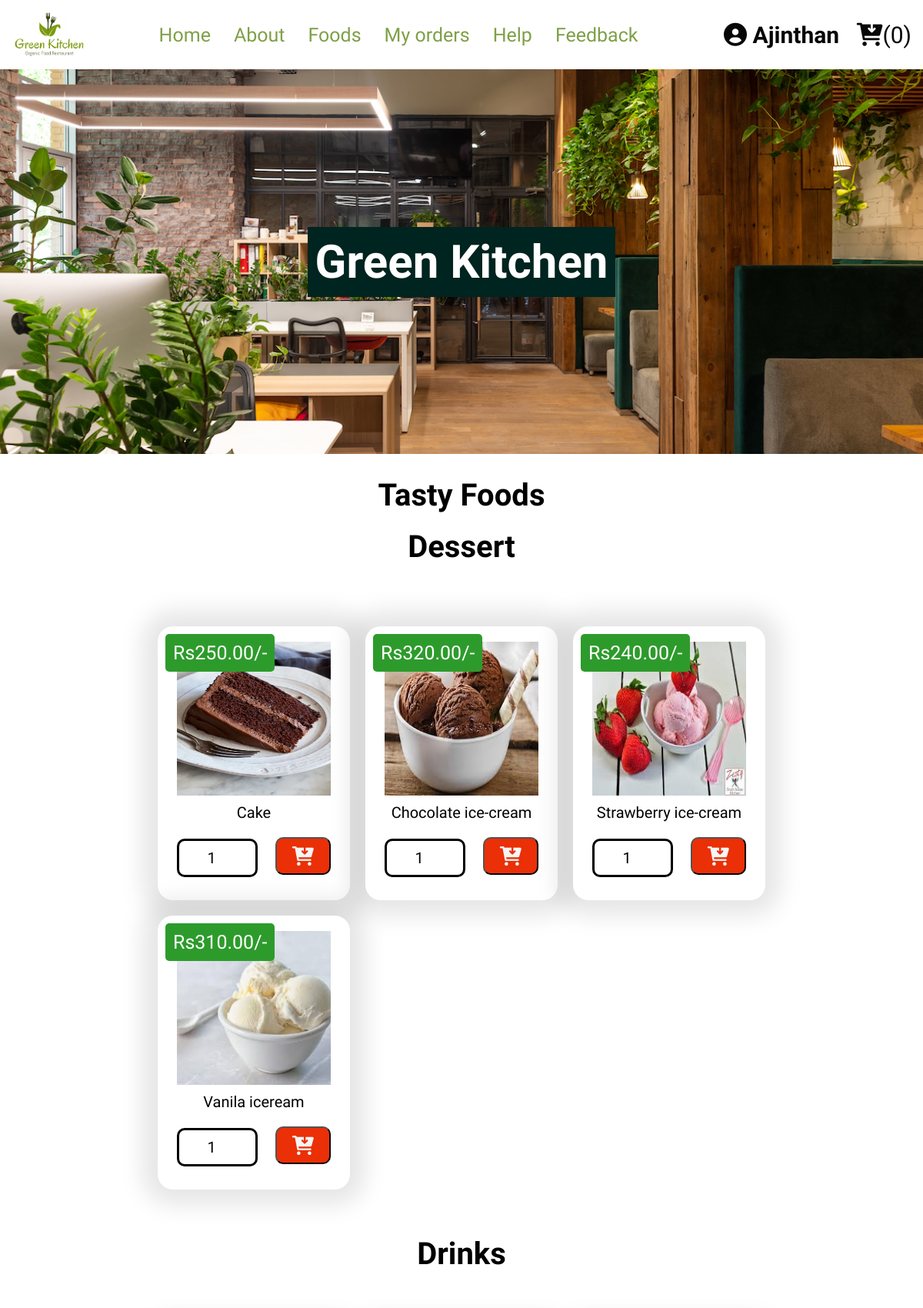
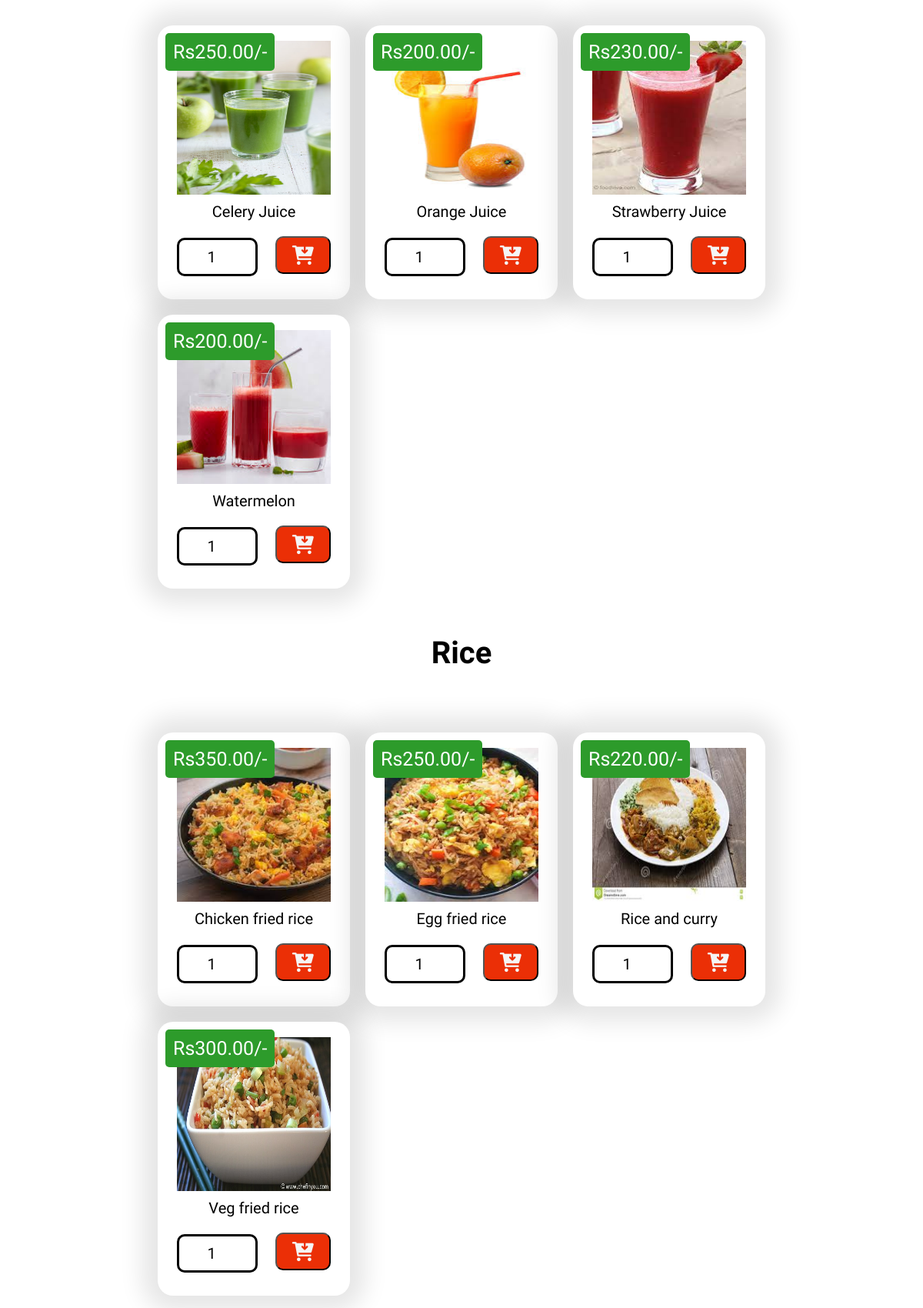
The app's page /orders.php (signed in, upper part) with its own data (2 pictures, top to bottom).
### tables this page shows
CREATE TABLE IF NOT EXISTS `food_tbl` (
  `food_name` varchar(100) NOT NULL,
  `category` varchar(50) NOT NULL,
  `price` decimal(6,2) NOT NULL,
  `image` varchar(100) NOT NULL,
  `special_day` varchar(50) NOT NULL,
  `availability` varchar(15) NOT NULL,
  `rating` float NOT NULL DEFAULT '0',
  `response` int NOT NULL DEFAULT '0',
  PRIMARY KEY (`food_name`)
);

### orders.php (the view, shortened to what this page needs)
<?php
include 'connection.php';
?>
<!DOCTYPE html>
<html lang="en">
<head>
   <link rel="stylesheet" href="https://cdnjs.cloudflare.com/ajax/libs/font-awesome/6.0.0/css/all.min.css">
   <link rel="stylesheet" href="css/style15.css">
</head>
<body>
<?php include 'header.php'; ?>
<div class="heading">
   <h3>Green kitchen</h3>
</div>
<section class="products">
   <h1 class="caption">Tasty foods</h1>
         <?php
            $select_category = mysqli_query($conn, "SELECT DISTINCT(category) FROM `food_tbl`") or die('query failed');
            if(mysqli_num_rows($select_category) > 0){
               while($fetch_category = mysqli_fetch_assoc($select_category)){
                  $category=$fetch_category['category'];
                  ?><h3 class="caption"><?php echo $category; ?></h3>
                  <div  class="box-container"><?php
                  $select_foods = mysqli_query($conn, "SELECT * FROM `food_tbl` WHERE category='$category' ") or die('query failed');
                  if(mysqli_num_rows($select_foods) > 0){
                     while($fetch_foods = mysqli_fetch_assoc($select_foods)){
                        ?>
                        <form action="" method="post" class="box">
                        <img class="image" src="images/<?php echo $fetch_foods['image']; ?>" alt="">
                        <div class="name"><?php echo $fetch_foods['food_name']; ?></div>
                        <div class="price">Rs<?php echo $fetch_foods['price']; ?>/-</div>
                        <input type="number" min="1" name="food_quantity" value="1" class="qty">
                        <button name="add_to_cart" class="add-btn"><i class="fa fa-cart-arrow-down"></i></button>
                        </form>
                        <?php
                     }
               ?>
               </div>
         <?php
                  }
            }
         }else{
            echo '<p class="none">Menu added yet</p>';
         }
         ?>
</section>
</body>
</html>

### css/style15.css (style rules this page uses)
* { font-family: 'Averia Gruesa Libre'; margin:0; padding:0; box-sizing: border-box; text-decoration: none; }
html { font-size: 62.5%; overflow-x: hidden; }
section { padding:30px 20px; }
.caption { text-align: center; text-transform:capitalize; font-size: 40px; margin-bottom: 20px; }
.heading { height: 500px; display: flex; flex-flow: column; align-items: center; justify-content: center; gap:10px; background: url(../images/studio-ris-natural-office-makeover-3.jpg) no-repeat; background-size: cover; background-position: center; text-align: center; }
.heading h3 { font-size: 60px; color:white; text-transform: capitalize; font-family: 'Oleo Script Swash Caps'; background-color:#00241f; padding: 10px; }
.products .box-container { max-width: 1200px; margin:0 auto; padding: 60px; display: grid; grid-template-columns: repeat(auto-fit, 250px); align-items: flex-start; gap:20px; justify-content: center; }
.products .box-container .box { background-color: white; box-shadow: 0 0 30px 20px rgba(0,0,0,.1); border-radius: 20px; padding:20px; text-align: center; position: relative; }
.products .box-container .box .image { height:200px; width:200px; }
.products .box-container .box .name { padding:10px 0; font-size: 20px; color:black; }
.qty { width: 50%; padding:10px 12px; border-radius: 10px; cursor: pointer; border:3px solid black; margin:10px 0; font-size: 20px; text-align: center; }
.products .box-container .box .price { position: absolute; top:10px; left:10px; border-radius:5px; padding:10px; font-size: 25px; color:white; background-color:rgb(45, 155, 43); }
.add-btn { background-color:#eb2f06; color: #f5f5f5; font-size: 25px; cursor: pointer; margin-left: 20px; padding : 5px 10px; margin-top: 10px; padding:10px 20px; border-radius: 10px; }

### records on screen
food_tbl: image (picture), food_name "Cake", price "250.00"
food_tbl: image (picture), food_name "Chocolate ice-cream", price "320.00"
food_tbl: image (picture), food_name "Strawberry ice-cream", price "240.00"
food_tbl: image (picture), food_name "Vanila iceream", price "310.00"
food_tbl: image (picture), food_name "Celery Juice", price "250.00"
food_tbl: image (picture), food_name "Orange Juice", price "200.00"
food_tbl: image (picture), food_name "Strawberry Juice", price "230.00"
food_tbl: image (picture), food_name "Watermelon", price "200.00"
food_tbl: image (picture), food_name "Chicken fried rice", price "350.00"
food_tbl: image (picture), food_name "Egg fried rice", price "250.00"
food_tbl: image (picture), food_name "Rice and curry", price "220.00"
food_tbl: image (picture), food_name "Veg fried rice", price "300.00"

### other values on screen
$_SESSION['user_name'] "Ajinthan"
$cart_rows_number "0"
$category "Dessert"
$category "Drinks"
$category "Rice"
